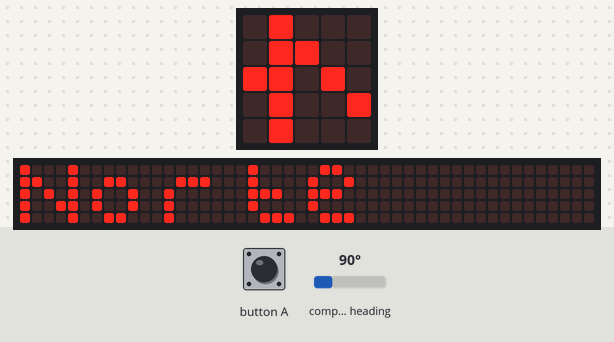
Recording of a program running on a simulated BBC micro:bit (MakeCode). Parts: the board's 5×5 LED display, a strip that is not on the board, showing the scrolling text unrolled. The test bench sets the inputs (shaded band); at power-on: compass heading 90°. The 48×5 strip is a reading aid, not a part: it shows the text the display is scrolling, unrolled, one strip-width of it at a time; the compass is already calibrated.

Above: at 1.27 s.
1.3 s: button A pressed for 0.15 s
At 1.72 s:
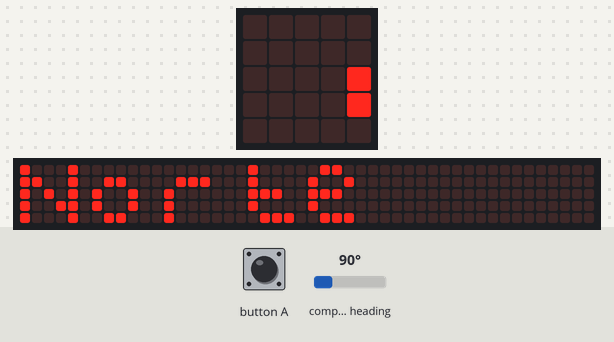
6.0 s: compass heading set to 180°
At 6.4 s:
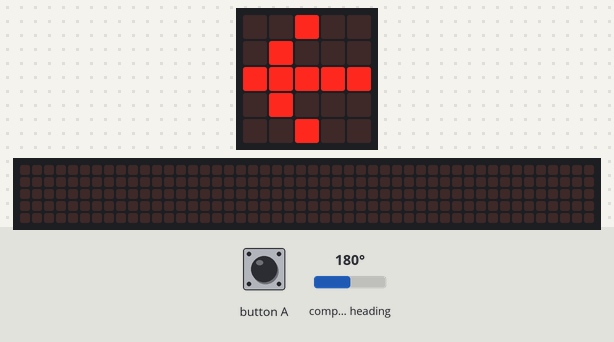
8.4 s: compass heading set to 90°
At 13.0 s:
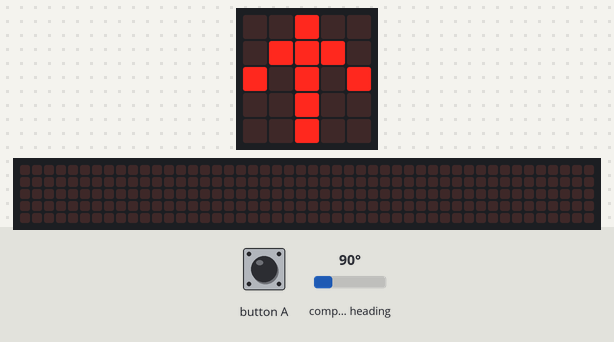
13.4 s: button A pressed for 0.15 s
At 19.0 s:
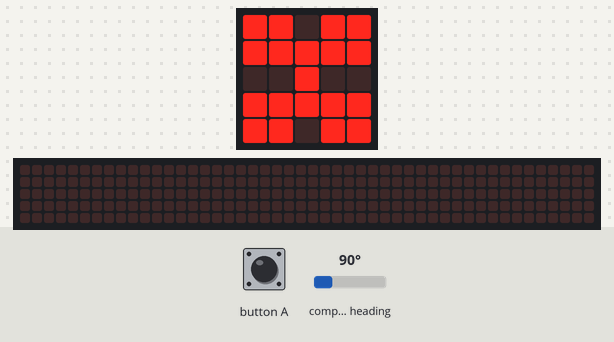

Measured:
- after the input at 6.0 s, the display: changes at once (image 2)
- after the input at 8.4 s, the display: first differs from a run without the input after 4.2 s (image 3)
- what the display in image 2 shows lasts 0.6 s, from 6.0 s to 6.6 s

The program:

main.ts
```typescript
input.onButtonPressed(Button.A, function () {
    basic.clearScreen()
    basic.showIcon(IconNames.Butterfly)
})
basic.forever(function () {
    led.enable(true)
    if (input.compassHeading() == 90) {
        basic.showArrow(ArrowNames.North)
        basic.showString("Norte")
    }
    if (input.compassHeading() == 0) {
        basic.showArrow(ArrowNames.East)
        basic.showString("Este")
    }
    if (input.compassHeading() == 180) {
        basic.showArrow(ArrowNames.West)
        basic.showString("Oeste")
    }
    if (input.compassHeading() == 270) {
        basic.showArrow(ArrowNames.South)
        basic.showString("Sul")
    }
    led.enable(false)
})
```

test.ts
```typescript
// os teses vão aqui; isto não será compilado quando este pacote for usado como extensão.
```
